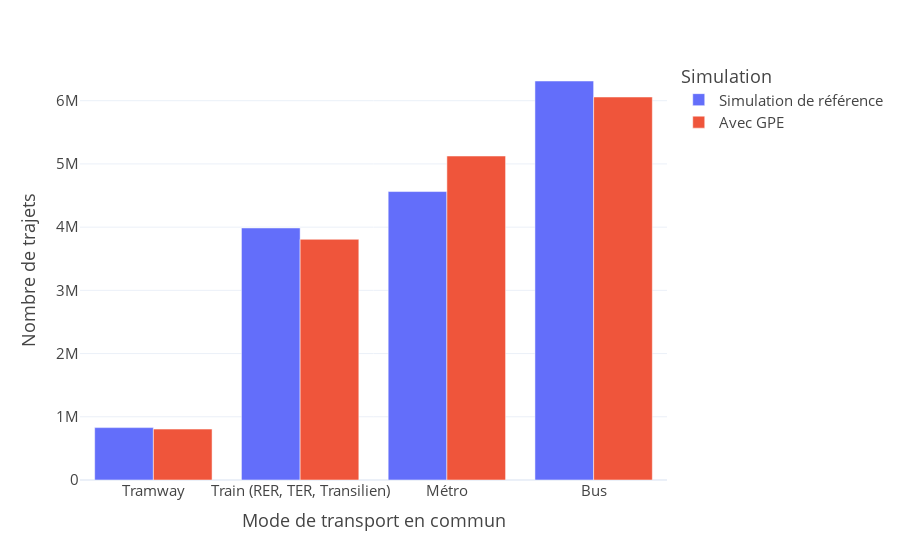

Notebook code cell kept with this figure:
### Markdown cell above
La figure ci-dessus présente de façon plus lisible la différence entre les deux simulations. Les lignes du GPE ont donc amené une augmentation du nombre de trajets en transport en commun tout en faisant diminuer les trajets en voitures.

### Code cell
fig = px.bar(count_pt_modes.rename(
                index={
                    "tram" : "Tramway",
                    "rail" : "Train (RER, TER, Transilien)",
                    "subway" : "Métro",
                    "bus" : "Bus"
                    },
                columns={
                    "baseline" : "Simulation de référence",
                    "gpe" : "Avec GPE"
                }),
            barmode="group",
            labels={
                "variable" : "Simulation",
                "value" : "Nombre de trajets",
                "index" : "Mode de transport en commun"
            },
            #title="Nombre de trajets effectués par mode de transport en commun"
            )
fig.write_image("outputs/plots/comparaison/trajets_transport_commun.png", width=1000)
fig.show()

### Figure 1 — Plotly figure (JSON) as saved in the notebook; plotly's stock layout.template omitted (floating-point values rounded to 4 significant figures)
{"data": [{"alignmentgroup": "True", "hovertemplate": "Simulation=Simulation de référence<br>Mode de transport en commun=%{x}<br>Nombre de trajets=%{y}<extra></extra>", "legendgroup": "Simulation de référence", "marker": {"color": "#636efa", "pattern": {"shape": ""}}, "name": "Simulation de référence", "offsetgroup": "Simulation de référence", "orientation": "v", "showlegend": true, "textposition": "auto", "type": "bar", "x": ["Tramway", "Train (RER, TER, Transilien)", "Métro", "Bus"], "xaxis": "x", "y": [828600, 3987300, 4562800, 6311600], "yaxis": "y"}, {"alignmentgroup": "True", "hovertemplate": "Simulation=Avec GPE<br>Mode de transport en commun=%{x}<br>Nombre de trajets=%{y}<extra></extra>", "legendgroup": "Avec GPE", "marker": {"color": "#EF553B", "pattern": {"shape": ""}}, "name": "Avec GPE", "offsetgroup": "Avec GPE", "orientation": "v", "showlegend": true, "textposition": "auto", "type": "bar", "x": ["Tramway", "Train (RER, TER, Transilien)", "Métro", "Bus"], "xaxis": "x", "y": [805500, 3807600, 5124900, 6058400], "yaxis": "y"}], "layout": {"barmode": "group", "legend": {"title": {"text": "Simulation"}, "tracegroupgap": 0}, "margin": {"t": 60}, "xaxis": {"anchor": "y", "domain": [0, 1], "title": {"text": "Mode de transport en commun"}}, "yaxis": {"anchor": "x", "domain": [0, 1], "title": {"text": "Nombre de trajets"}}}}
